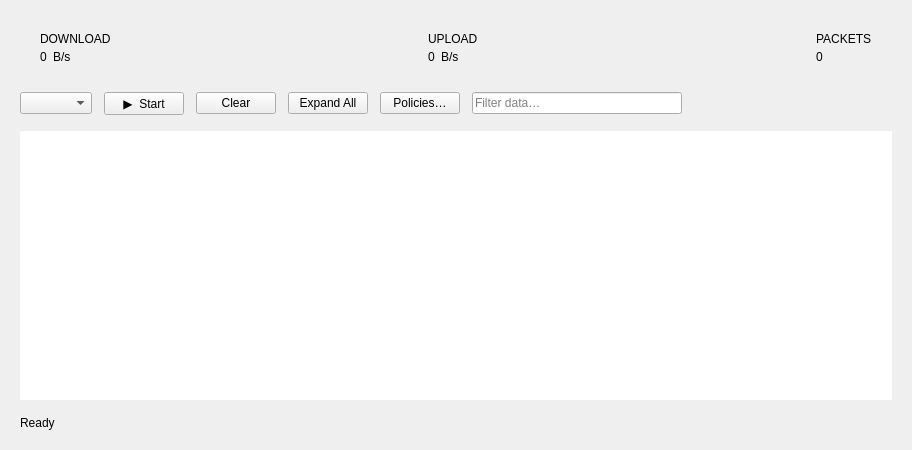
<?xml version="1.0" encoding="UTF-8"?>
<ui version="4.0">
 <class>NetworkWidget</class>
 <widget class="QWidget" name="NetworkWidget">
  <property name="geometry">
   <rect>
    <x>0</x>
    <y>0</y>
    <width>912</width>
    <height>450</height>
   </rect>
  </property>
  <property name="minimumSize">
   <size>
    <width>700</width>
    <height>450</height>
   </size>
  </property>
  <layout class="QVBoxLayout" name="rootLayout">
   <property name="spacing">
    <number>16</number>
   </property>
   <property name="leftMargin">
    <number>20</number>
   </property>
   <property name="topMargin">
    <number>20</number>
   </property>
   <property name="rightMargin">
    <number>20</number>
   </property>
   <property name="bottomMargin">
    <number>20</number>
   </property>
   <item>
    <layout class="QHBoxLayout" name="cardRow">
     <property name="spacing">
      <number>16</number>
     </property>
     <item>
      <widget class="QFrame" name="rxCard">
       <layout class="QVBoxLayout">
        <property name="spacing">
         <number>4</number>
        </property>
        <property name="leftMargin">
         <number>20</number>
        </property>
        <property name="topMargin">
         <number>12</number>
        </property>
        <property name="rightMargin">
         <number>20</number>
        </property>
        <property name="bottomMargin">
         <number>12</number>
        </property>
        <item>
         <widget class="QLabel" name="cardTitle">
          <property name="text">
           <string>DOWNLOAD</string>
          </property>
         </widget>
        </item>
        <item>
         <layout class="QHBoxLayout">
          <property name="spacing">
           <number>6</number>
          </property>
          <item>
           <widget class="QLabel" name="lblRxVal">
            <property name="text">
             <string>0</string>
            </property>
           </widget>
          </item>
          <item>
           <widget class="QLabel" name="lblRxUnit">
            <property name="text">
             <string>B/s</string>
            </property>
           </widget>
          </item>
          <item>
           <spacer>
            <property name="orientation">
             <enum>Qt::Horizontal</enum>
            </property>
            <property name="sizeHint" stdset="0">
             <size>
              <width>0</width>
              <height>0</height>
             </size>
            </property>
           </spacer>
          </item>
         </layout>
        </item>
       </layout>
      </widget>
     </item>
     <item>
      <widget class="QFrame" name="txCard">
       <layout class="QVBoxLayout">
        <property name="spacing">
         <number>4</number>
        </property>
        <property name="leftMargin">
         <number>20</number>
        </property>
        <property name="topMargin">
         <number>12</number>
        </property>
        <property name="rightMargin">
         <number>20</number>
        </property>
        <property name="bottomMargin">
         <number>12</number>
        </property>
        <item>
         <widget class="QLabel" name="cardTitle2">
          <property name="text">
           <string>UPLOAD</string>
          </property>
         </widget>
        </item>
        <item>
         <layout class="QHBoxLayout">
          <property name="spacing">
           <number>6</number>
          </property>
          <item>
           <widget class="QLabel" name="lblTxVal">
            <property name="text">
             <string>0</string>
            </property>
           </widget>
          </item>
          <item>
           <widget class="QLabel" name="lblTxUnit">
            <property name="text">
             <string>B/s</string>
            </property>
           </widget>
          </item>
          <item>
           <spacer>
            <property name="orientation">
             <enum>Qt::Horizontal</enum>
            </property>
            <property name="sizeHint" stdset="0">
             <size>
              <width>0</width>
              <height>0</height>
             </size>
            </property>
           </spacer>
          </item>
         </layout>
        </item>
       </layout>
      </widget>
     </item>
     <item>
      <widget class="QFrame" name="pktCard">
       <layout class="QVBoxLayout">
        <property name="spacing">
         <number>4</number>
        </property>
        <property name="leftMargin">
         <number>20</number>
        </property>
        <property name="topMargin">
         <number>12</number>
        </property>
        <property name="rightMargin">
         <number>20</number>
        </property>
        <property name="bottomMargin">
         <number>12</number>
        </property>
        <item>
         <widget class="QLabel" name="cardTitle3">
          <property name="text">
           <string>PACKETS</string>
          </property>
         </widget>
        </item>
        <item>
         <widget class="QLabel" name="lblPackets">
          <property name="text">
           <string>0</string>
          </property>
         </widget>
        </item>
       </layout>
      </widget>
     </item>
    </layout>
   </item>
   <item>
    <layout class="QHBoxLayout" name="toolbar">
     <property name="spacing">
      <number>12</number>
     </property>
     <item>
      <widget class="QComboBox" name="cmbAdapter"/>
     </item>
     <item>
      <widget class="QPushButton" name="btnStartStop">
       <property name="text">
        <string>▶  Start</string>
       </property>
      </widget>
     </item>
     <item>
      <widget class="QPushButton" name="btnClear">
       <property name="text">
        <string>Clear</string>
       </property>
      </widget>
     </item>
     <item>
      <widget class="QPushButton" name="btnExpandAll">
       <property name="text">
        <string>Expand All</string>
       </property>
      </widget>
     </item>
     <item>
      <widget class="QPushButton" name="btnPolicies">
       <property name="text">
        <string>Policies…</string>
       </property>
       <property name="toolTip">
        <string>View, edit, and delete saved policies</string>
       </property>
      </widget>
     </item>
     <item>
      <widget class="QLineEdit" name="edtFilter">
       <property name="placeholderText">
        <string>Filter data…</string>
       </property>
       <property name="clearButtonEnabled">
        <bool>true</bool>
       </property>
      </widget>
     </item>
     <item>
      <spacer>
       <property name="orientation">
        <enum>Qt::Horizontal</enum>
       </property>
       <property name="sizeHint" stdset="0">
        <size>
         <width>0</width>
         <height>0</height>
        </size>
       </property>
      </spacer>
     </item>
    </layout>
   </item>
   <item>
    <widget class="QTreeView" name="treeView">
     <property name="frameShape">
      <enum>QFrame::NoFrame</enum>
     </property>
     <property name="indentation">
      <number>24</number>
     </property>
     <property name="rootIsDecorated">
      <bool>true</bool>
     </property>
     <property name="uniformRowHeights">
      <bool>true</bool>
     </property>
     <property name="sortingEnabled">
      <bool>true</bool>
     </property>
     <property name="animated">
      <bool>true</bool>
     </property>
    </widget>
   </item>
   <item>
    <layout class="QHBoxLayout" name="statusRow">
     <property name="spacing">
      <number>8</number>
     </property>
     <item>
      <widget class="QLabel" name="lblStatus">
       <property name="text">
        <string>Ready</string>
       </property>
      </widget>
     </item>
     <item>
      <spacer>
       <property name="orientation">
        <enum>Qt::Horizontal</enum>
       </property>
       <property name="sizeHint" stdset="0">
        <size>
         <width>0</width>
         <height>0</height>
        </size>
       </property>
      </spacer>
     </item>
    </layout>
   </item>
  </layout>
 </widget>
 <resources/>
 <connections/>
</ui>
